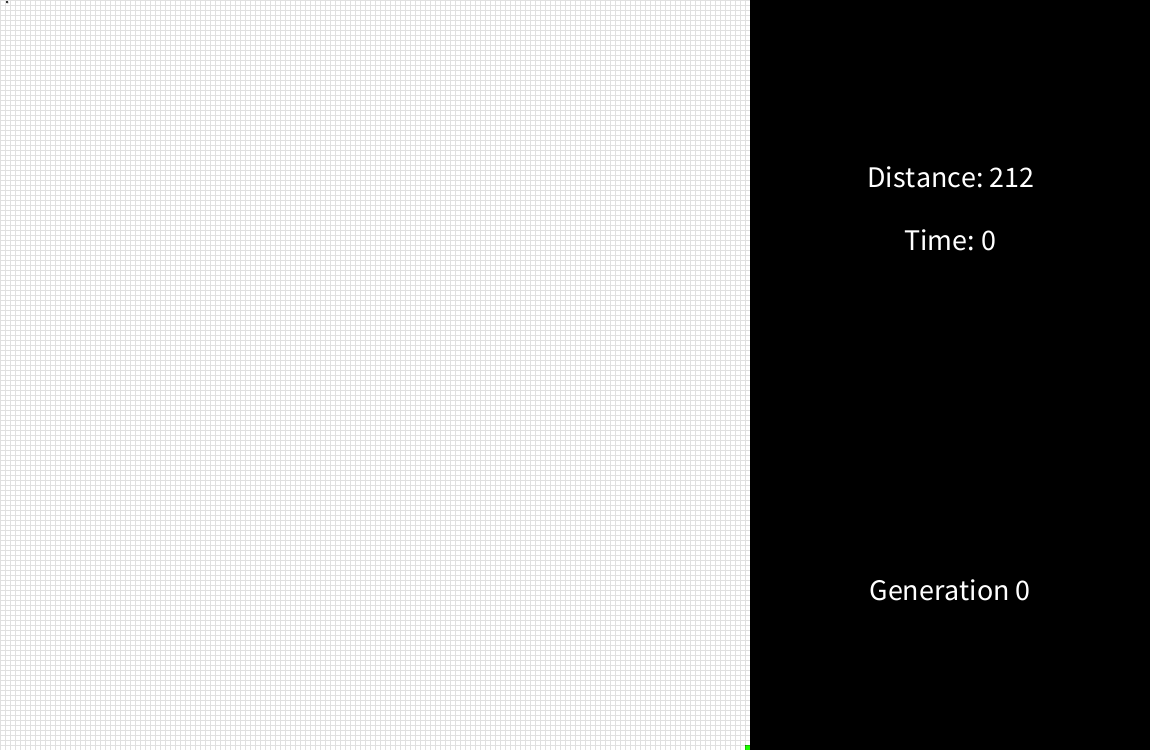
Frame 1 (no input)
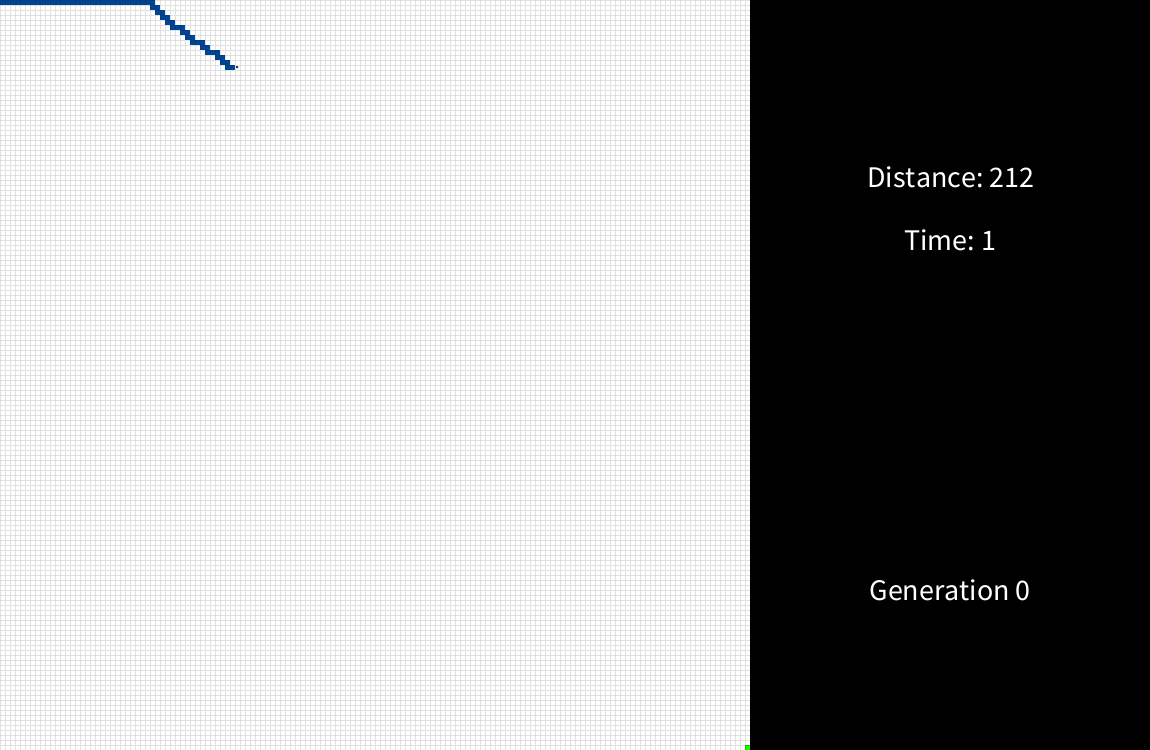
Frame 60 (the mouse pressed at the canvas centre just before this capture)
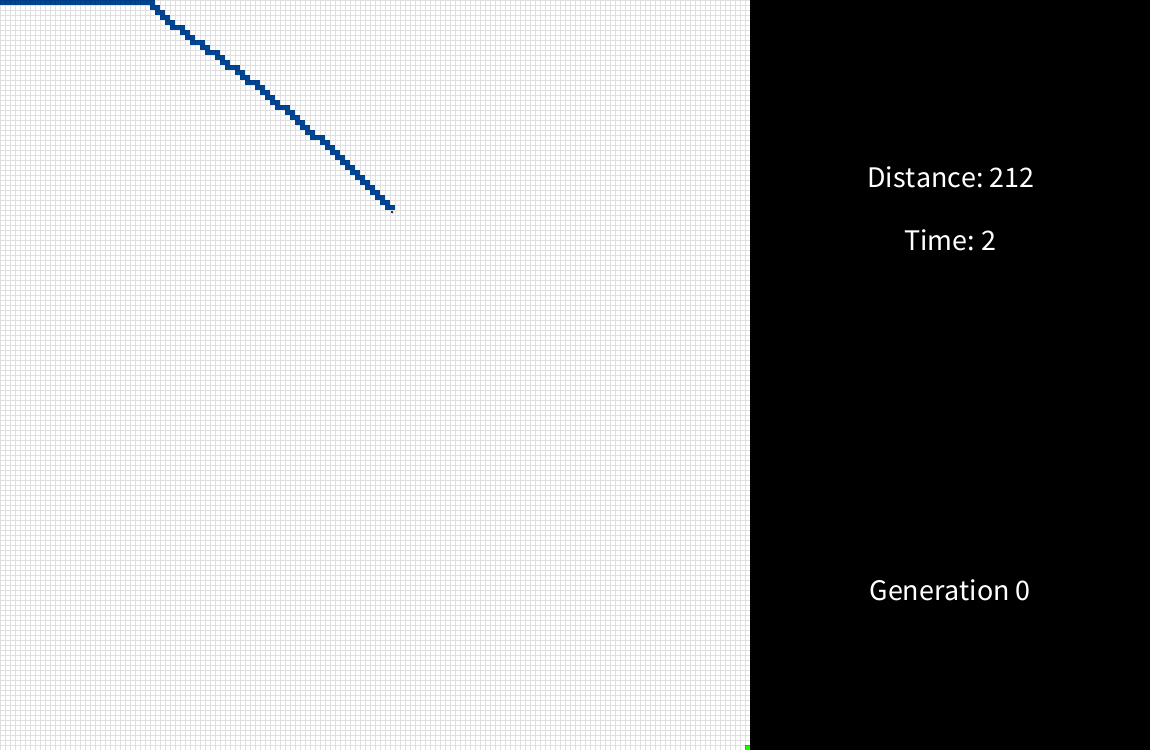
Frame 120 (the mouse held since frame 60 and released just before this capture)

The Processing sketch that drew these frames (run headless with seeded random() and noise(); from frame 60 on, the mouse is pressed at the canvas centre):

// Processing sketch: pathFinder
// ── pathFinder.pde
int mapSize = 150, cellSize = 5;
float wallValue = 0.0, d;
/* [PathFinding Algorithm]
 - Finding a path from one starting point to one end point using the concept of A*
 and Dijkstra's algorithm, and combining them into a simple pathfinder that is able to
 solve the users personally made maze. You can think of it as a rat in a maze the user
 can design.
 
 [https://thecodingtrain.com/challenges/51-a-pathfinding-algorithm]
 https://codingtrain.github.io/AStar/
 https://en.wikipedia.org/wiki/A*_search_algorithm
 https://aima.cs.berkeley.edu/
 
 It appears as through searching online and looking through examples, the search
 begins at a node, then moves to the node with the shortest distance to the end goal,
 if however it cannot travel any further, lets say it hits a corner or barrier, the
 algorithm will then return to a point at which multiple paths are available.
 */

ArrayList<Cell> cell;
float startCellX = 0, startCellY = 0;
float endCellX = mapSize, endCellY = mapSize;
boolean search = true, openpath = true, wallValchanging = true;

void settings () {
  size(mapSize*cellSize + 400, mapSize*cellSize);
  cell = new ArrayList<Cell>();

/* Creating the objects or *cells* for the map, each individual cell has to act different from the other */
  for (int j=mapSize-1; j>=0; j--) {
    for (int i=mapSize-1; i>=0; i--) {
      cell.add(new Cell(i, j, random(0, 1), cell.size()));
    }//for i
  }//for j
  cell.add(new Cell(mapSize-1, mapSize-1, 2, cell.size()));
  
}//settings

void setup () {
  colorMode(HSB);
  strokeWeight(0);
  searcherHVal = dist(searcherY/cellSize, searcherX/cellSize, endCellX, endCellY)*0.8 + dist(searcherX/cellSize, searcherY/cellSize, startCellX, startCellY)*0.5;
}

void draw() {
  background(0);
  /* displaying the map */
  for (int i=(mapSize*mapSize); i>0; i--) {
    Cell c = cell.get(i);
    c.mapGeneration();
  }//for i
  searcher();
  menu();
}//draw

void keyPressed () {
  if (key=='e') {search = false;} else {search = true;}
  if (key=='q') {wallValchanging = false;} else {wallValchanging = true;}
  
  if (keyCode==UP) {wallValue+=0.01;}
  if (keyCode==DOWN) {wallValue-=0.01;}
}//keyPressed


class Cell {
  float wallCheck, heauristicVal, rgb;
  float cellx, celly;
  float cellid, pathnum;
  boolean explored = false;

  Cell(int tempx, int tempy, float randomwall, int tempcellid) {
    this.cellx = tempx*cellSize;
    this.celly = tempy*cellSize;
    this.wallCheck = randomwall;
    heauristicVal = dist(cellx/cellSize, celly/cellSize, endCellX, endCellY)*0.8 + dist(cellx/cellSize, celly/cellSize, startCellX, startCellY)*0.5;
    this.cellid = tempcellid;
  }//Cell

  void mapGeneration() {
    if (wallCheck < wallValue) {
      fill(0);
    } else {
      fill(255);
    }// if wallcheck wallvalue

    if (wallCheck == 3 && search) {
      fill(color(150, 255, 150));
    }//if wallcheck 3
    if (wallCheck == 2) {
      fill(color(80, 255, 255));
    }//if wallcheck 2
    if (wallCheck == 3 && !search) {
      rgb++;
      fill(color(rgb, 255, 255));

      if (rgb > 255) {
        rgb = 0;
      }
    }
    if (explored) {
      fill(color(255, 255, 255));
      pathnum = 0;
    }//if explored

    square(cellx, celly, cellSize);
    if (dist(cellx, celly, searcherX, searcherY) <= 1) {
      wallCheck=3;
    }//if dist
  }//mapGeneration
}//class Cell


/*   :A_Star Pathfinding Formula:
 - Have the searcher know which cell it came from to where it is now
 * Add the preceeding cell to an array that holds the current path
 
 - The searcher needs to understand the movement cost for each cell, and chose the lowest cost possible
 * The lowest cost path will keep increasing in size the further we would go on, however it shouldnt be too big of an issue. Just a couple of if statements, maybe a loop.
 
 - If the current path is closed, or cannot be explored further, it must have a way to backtrack to another possible path
 * To backtrack, all you would need to do is restore the original values for that cell (cell colour, cell state) and remove it from the array.
 */// :A_Star Pathfinding Formula:

float movenum = 0;
float searcherX = startCellX, searcherY = startCellY;
float searcherHVal;
float time;
int generation;

void searcher() {
  /* The searcher itself */
  if (search) {
  time ++;
    for (int i = round(sq(mapSize)); i>0; i--) {
      Cell c = cell.get(i);
      if (c.wallCheck == 2 && dist(searcherX, searcherY, c.cellx, c.celly) <= cellSize || searcherHVal<=cellSize/10) {
        generation ++;
        time = 0;
        if (wallValchanging) wallValue += 0.01;
        startCellX = floor(searcherX/cellSize);
        startCellY = floor(searcherY/cellSize);
        endCellX = floor(random(1, mapSize-1));
        endCellY = floor(random(1, mapSize-1));
        d = -0.05;
        for (int j = (mapSize*mapSize); j>0; j--) {
          Cell e = cell.get(j);
          if (e.wallCheck >= 2 || e.explored) {
            e.wallCheck = 1;
            e.explored = false;
            e.pathnum = 0.1;
            movenum = 0;
            e.rgb = 0;
          }
          if (dist(e.cellx/cellSize, e.celly/cellSize, endCellX, endCellY) <= 0.1) {
            e.wallCheck = 2;
          }
          e.heauristicVal = dist(e.cellx/cellSize, e.celly/cellSize, endCellX, endCellY) + dist(e.cellx/cellSize, e.celly/cellSize, startCellX, startCellY)*0.5;
          searcherHVal = e.heauristicVal;
        }//for j
        //search = false;
      }//if c.wallCheck 2

      if (dist(c.cellx, c.celly, searcherX, searcherY) <= cellSize && c.wallCheck > wallValue && c.wallCheck !=3 && c.explored == false) {
        openpath = true;
      }//if dist && ...

      //Find the closest cell to know which cell its in. Get that cell id, get its heauristic value, place it in the path memory thing, cameFrom array, then move again.
      if (searcherHVal+d > c.heauristicVal && dist(c.cellx, c.celly, searcherX, searcherY) <= cellSize && c.wallCheck > wallValue && c.wallCheck != 3 && c.explored == false) {
        movenum++;
        c.pathnum = movenum;
        searcherX = c.cellx;
        searcherY = c.celly;
        c.wallCheck = 3;
        d = -0.05;
        i = -1;
        searcherHVal = c.heauristicVal;
      }//if searcherHVal c.heauristicVal && ...
    }//for i

    if (!openpath) {
      for (int i = round(sq(mapSize)); i>0; i--) {
        Cell e = cell.get(i);
        if (dist(e.cellx, e.celly, searcherX, searcherY) <= 1) {
          e.explored = true;
          movenum--;
        }//if dist

        if (e.pathnum == movenum) {
          searcherHVal = e.heauristicVal;
          searcherX = e.cellx;
          searcherY = e.celly;
          i = 0;
          d = -0.05;
        }//if e.pathnum movenum
      }//for i
    }//if !openpath
    d+=0.05;
    openpath = false;

    if (d > 10) {
      println("I got myself stuck!");
      if (wallValchanging) wallValue -= 0.01;
      generation ++;
      startCellX = floor(searcherX/cellSize);
        startCellY = floor(searcherY/cellSize);
        endCellX = floor(random(1, mapSize-1));
        endCellY = floor(random(1, mapSize-1));
        d = -0.05;
        for (int j = (mapSize*mapSize); j>0; j--) {
          Cell e = cell.get(j);
          if (e.wallCheck >= 2 || e.explored) {
            e.wallCheck = 1;
            e.explored = false;
            e.pathnum = 0.1;
            movenum = 0;
            e.rgb = 0;
          }
          if (dist(e.cellx/cellSize, e.celly/cellSize, endCellX, endCellY) <= 0.1) {
            e.wallCheck = 2;
          }
          e.heauristicVal = dist(e.cellx/cellSize, e.celly/cellSize, endCellX, endCellY) + dist(e.cellx/cellSize, e.celly/cellSize, startCellX, startCellY)*0.5;
          searcherHVal = e.heauristicVal;
        }//for j
    }//if d
  }//if search
  fill(0);
  circle(searcherX+cellSize/2, searcherY+cellSize/2, cellSize/2);
  noFill();
}//searcher


/* For extra information */

void menu() {
  translate(mapSize*cellSize,0);
  textAlign(CENTER);
  textSize(mapSize/cellSize);
  fill(255);
  text("Time: " + round(time/60), 200,(mapSize*cellSize)*1/3);
  text("Distance: " + round(dist(startCellX,startCellY,endCellX,endCellY)), 200,(mapSize*cellSize)*1/4);  
  text("Generation " + generation, 200,(mapSize*cellSize)*4/5);
  translate(-mapSize*cellSize,0);
}//menu
